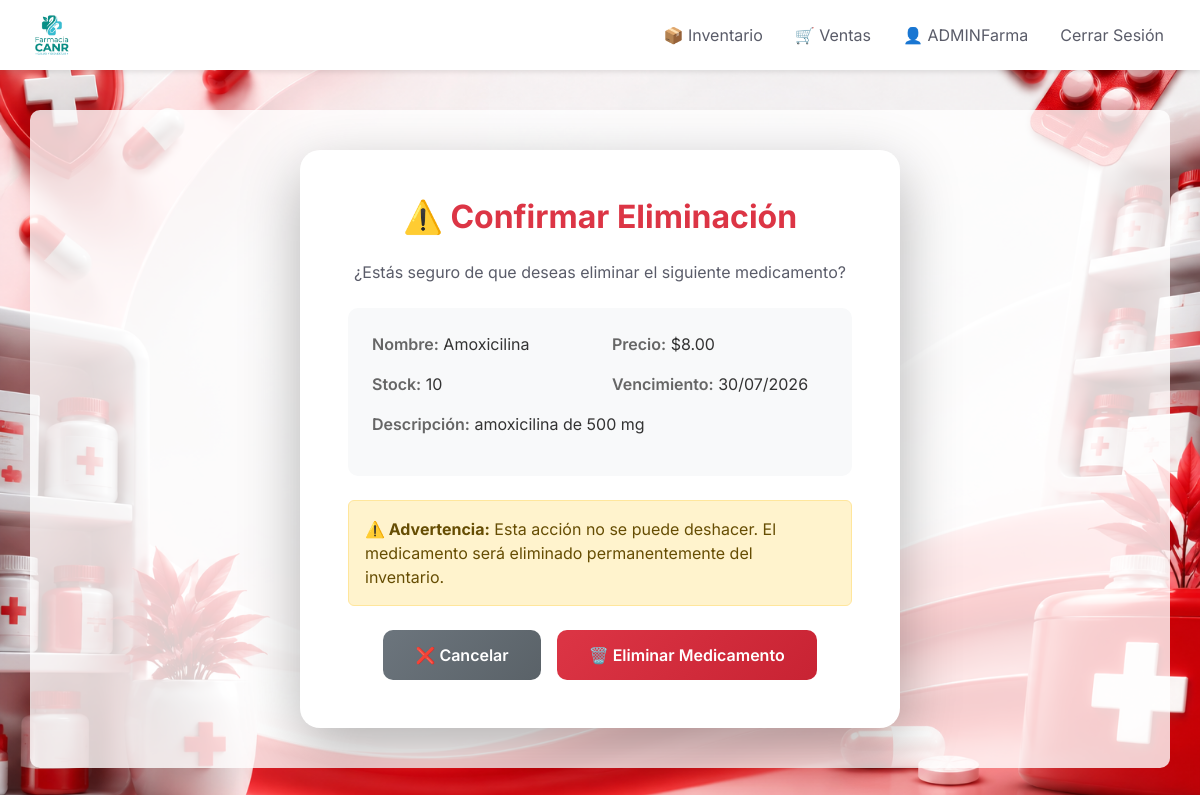
The page /inventario/eliminar/4/ (signed in) on the database its author committed.
### inventario/models.py (models this page shows, shortened)
class Medicamento(models.Model):
    nombre = models.CharField(max_length=200)
    descripcion = models.TextField()
    precio = models.DecimalField(max_digits=10, decimal_places=2)
    stock = models.IntegerField(default=0)
    fecha_vencimiento = models.DateField()
    imagen = models.ImageField(upload_to='productos/', blank=True, null=True)
    categoria = models.ForeignKey(
        Categoria,
        on_delete=models.SET_NULL,
        null=True,
        blank=True,
        related_name='medicamentos'
    )
    fecha_registro = models.DateTimeField(auto_now_add=True)
    class Meta:
        verbose_name = 'Medicamento'
        verbose_name_plural = 'Medicamentos'
        ordering = ['-fecha_registro']

### inventario/views.py (the view)
# urls.py: path('eliminar/<int:pk>/', views.MedicamentoDeleteView.as_view(), name='eliminar_medicamento'),
class MedicamentoDeleteView(LoginRequiredMixin, DeleteView):
    model = Medicamento
    template_name = 'inventario/medicamento_confirm_delete.html'
    success_url = reverse_lazy('inventario:lista_medicamentos')

### templates/inventario/medicamento_confirm_delete.html (shortened to what this page needs)
{% extends 'base.html' %}
{% block content %}
<div class="row justify-content-center">
    <div class="col-12">
        <div class="confirm-container">
            <h2 class="confirm-title text-center">
                ⚠️ Confirmar Eliminación
            </h2>
            <p class="text-center">
                ¿Estás seguro de que deseas eliminar el siguiente medicamento?
            </p>
            <div class="medicamento-info">
                <div class="row">
                    <div class="col-md-6 mb-3">
                        <span class="info-label">Nombre:</span>
                        <span class="info-value">{{ object.nombre }}</span>
                    </div>
                    <div class="col-md-6 mb-3">
                        <span class="info-label">Precio:</span>
                        <span class="info-value">${{ object.precio }}</span>
                    </div>
                </div>
                <div class="row">
                    <div class="col-md-6 mb-3">
                        <span class="info-label">Stock:</span>
                        <span class="info-value">{{ object.stock }}</span>
                    </div>
                    <div class="col-md-6 mb-3">
                        <span class="info-label">Vencimiento:</span>
                        <span class="info-value">{{ object.fecha_vencimiento|date:"d/m/Y" }}</span>
                    </div>
                </div>
                {% if object.descripcion %}
                <div class="mb-3">
                    <span class="info-label">Descripción:</span>
                    <span class="info-value">{{ object.descripcion }}</span>
                </div>
                {% endif %}
            </div>
            <div class="alert alert-warning">
                <strong>⚠️ Advertencia:</strong> Esta acción no se puede deshacer. El medicamento será eliminado permanentemente del inventario.
            </div>
            <form method="post">
                <div class="d-flex justify-content-center gap-3 mt-4">
                    <a href="{% url 'inventario:lista_medicamentos' %}" class="btn btn-custom btn-cancel">
                        ❌ Cancelar
                    </a>
                    <button type="submit" class="btn btn-custom btn-delete">
                        🗑️ Eliminar Medicamento
                    </button>
                </div>
            </form>
        </div>
    </div>
</div>
{% endblock %}

### templates/base.html (shortened to what this page needs)
{% load static %}
<!DOCTYPE html>
<html lang="es">
<head>
    <link href="https://cdn.jsdelivr.net/npm/bootstrap@5.3.2/dist/css/bootstrap.min.css" rel="stylesheet">
    <link rel="stylesheet" href="{% static 'css/styles.css' %}">
</head>
<body>
    <nav class="navbar navbar-expand-lg navbar-custom fixed-top">
        <a class="navbar-brand" href="{% url 'core:home' %}">
            <img src="{% static 'images/logo.png' %}" alt="Farmacia_CANR Logo">
        </a>
        <div class="collapse navbar-collapse" id="navbarNav">
            <ul class="navbar-nav ms-auto">
                {% if user.is_authenticated %}
                    <li class="nav-item">
                        <a class="nav-link" href="{% url 'inventario:lista_medicamentos' %}">
                            📦 Inventario
                        </a>
                    </li>
                    <li class="nav-item">
                        <a class="nav-link" href="{% url 'ventas:index' %}">
                            🛒 Ventas
                        </a>
                    </li>
                    <li class="nav-item">
                        <span class="nav-link">
                            👤 {{ user.username }}
                        </span>
                    </li>
                    <li class="nav-item">
                        <form method="post" action="{% url 'cuentas:logout' %}" style="display:inline;">
                            <button type="submit" class="nav-link btn btn-link" style="text-decoration: none; color: inherit;">Cerrar Sesión</button>
                        </form>
                    </li>
                {% endif %}
            </ul>
        </div>
    </nav>
    <div class="container">
        {% block content %}{% endblock %}
    </div>
</body>
</html>

### static/css/styles.css (style rules this page uses)
:root { --primary-color: #4e73df; --secondary-color: #f8f9fc; --success-color: #1cc88a; --danger-color: #e74a3b; --text-color: #5a5c69; }
body { background-image: url('../images/fondo.png') !important; background-size: cover !important; background-position: center !important; background-attachment: fixed !important; background-repeat: no-repeat !important; min-height: 100vh; margin: 0; font-family: 'Inter', sans-serif !important; padding-top: 90px !important; color: var(--text-color) !important; }
.container { margin-top: 20px !important; padding: 40px !important; background: rgba(255, 255, 255, 0.8) !important; border-radius: 10px !important; }
.navbar { height: 70px !important; padding: 0 20px !important; display: flex !important; align-items: center !important; background-color: white !important; box-shadow: 0 2px 5px rgba(0,0,0,0.1) !important; }
.navbar-brand img { height: 60px !important; width: auto !important; object-fit: contain !important; }
.navbar-brand { padding: 0.5rem 0 !important; }
.nav-link { color: var(--text-color) !important; padding: 0.5rem 1rem !important; }

### templates/inventario/medicamento_confirm_delete.html (style rules this page uses)
.confirm-container { background: white; border-radius: 20px; box-shadow: 0 20px 60px rgba(0, 0, 0, 0.3); padding: 3rem; max-width: 600px; margin: 0 auto; }
.confirm-title { color: #dc3545; font-weight: 700; margin-bottom: 1.5rem; }
.btn-custom { padding: 0.8rem 2rem; border-radius: 10px; font-weight: 600; transition: all 0.3s ease; }
.btn-delete { background: linear-gradient(135deg, #dc3545 0%, #c82333 100%); border: none; color: white; }
.btn-cancel { background: linear-gradient(135deg, #6c757d 0%, #5a6268 100%); border: none; color: white; }
.medicamento-info { background: #f8f9fa; border-radius: 10px; padding: 1.5rem; margin: 1.5rem 0; }
.info-label { font-weight: 600; color: #666; }
.info-value { color: #333; }

### rows shown on the page
Medicamento: nombre "Amoxicilina", precio "8.00", stock "10", fecha_vencimiento "30/07/2026", descripcion "amoxicilina de 500 mg"

### other values the page prints
{{ user.username }} "ADMINFarma"
